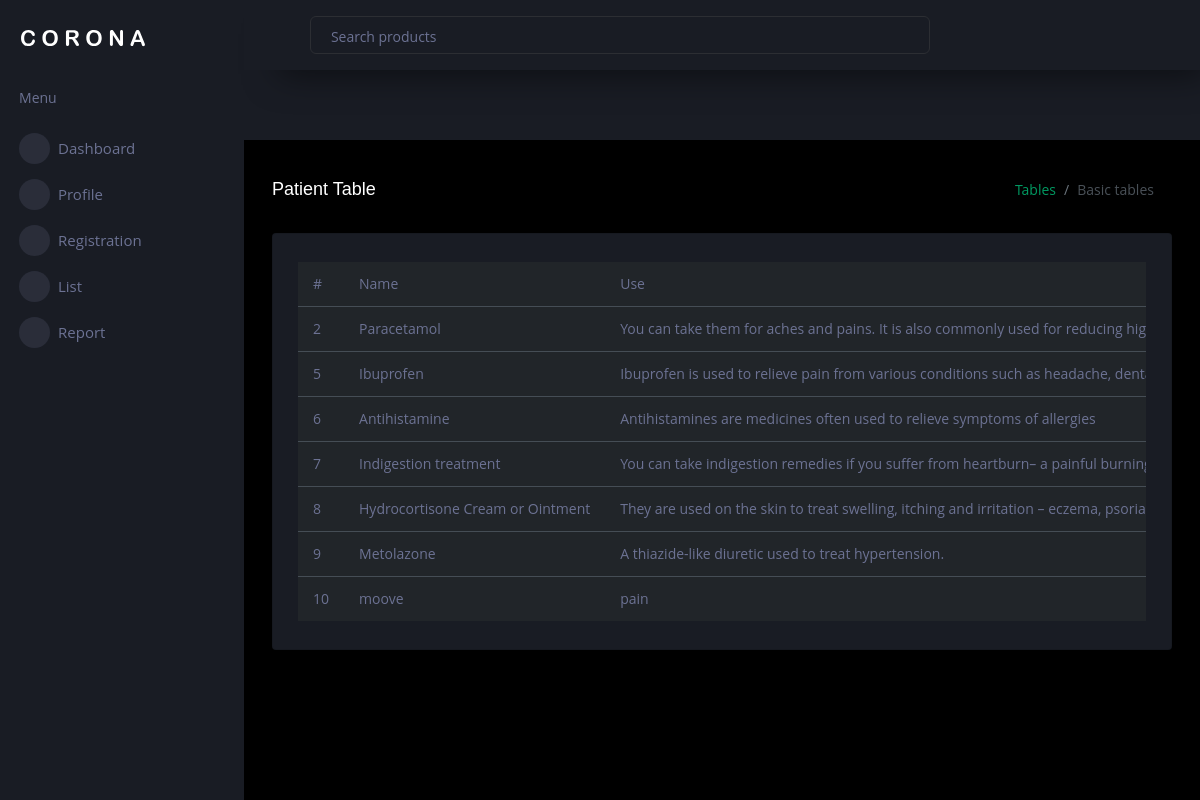
Page /website/hadminmedicinelist/ (signed in) on the committed database.
### website/models.py (models this page shows, shortened)
class medicine(models.Model):
    name=models.CharField(max_length=246)
    use=models.CharField(max_length=246)
    price=models.CharField(max_length=246)

### website/views.py (the view)
# urls.py: path('hadminmedicinelist/',views.hadminmedicinelist, name="hadminmedicinelist"),
def hadminmedicinelist (request):
    hload=hadmin.objects.filter(id=request.session["hadmin_id"])
    ml=medicine.objects.all()
    return render(request,"list/hadminmedicinelist.html",{"admindetials":hload,"medicinelists":ml})

### media/templates/list/hadminmedicinelist.html (shortened to what this page needs)
{% extends 'master/hadminhome.html' %}
{% load static %}
{% block dynamic_page %}
<head>
  <link rel="stylesheet" href="{% static 'vendors/mdi/css/materialdesignicons.min.css' %}">
  <link rel="stylesheet" href="{% static 'vendors/css/vendor.bundle.base.css' %}">
  <link rel="stylesheet" href="{% static 'css/style.css' %}">
</head>
    <div class="container-scroller">
        <div class="main-panel">
          <div class="content-wrapper">
            <div class="page-header">
              <h3 class="page-title"> Patient Table </h3>
              <nav aria-label="breadcrumb">
                <ol class="breadcrumb">
                  <li class="breadcrumb-item"><a href="#">Tables</a></li>
                  <li class="breadcrumb-item active" aria-current="page">Basic tables</li>
                </ol>
              </nav>
            </div>
            <div class="row">
              <div class="col-lg-12 grid-margin stretch-card">
                <div class="card">
                  <div class="card-body">
                    <div class="table-responsive">
                      <table class="table table-dark">
                        <thead>
                          <tr>
                            <th> # </th>
                            <th> Name </th>
                            <th> Use </th>
                          </tr>
                        </thead>
                        <tbody>
                          {% for medicine in medicinelists %}
                          <tr>
                            <td>{{medicine.id}} </td>
                            <td>{{medicine.name}}</td>
                            <td>{{medicine.use}}</td>
                          </tr>
                          {% endfor %}
                        </tbody>
                      </table>
                    </div>
                  </div>
                </div>
              </div>
            </div>
          </div>
        </div>
      </div>
    </div>
    {% endblock %}

### assets/asset1/css/style.css (style rules this page uses)
body { font-family: "Open Sans", sans-serif; color: #444444; }
a { color: #009961; text-decoration: none; }
h1, h2, h3, h4, h5, h6 { font-family: "Raleway", sans-serif; }

### rows in the picture
medicine: id "2", name "Paracetamol", use "You can take them for aches and pains. It is also commonly used for reducing…"
medicine: id "5", name "Ibuprofen", use "Ibuprofen is used to relieve pain from various conditions such as headache,…"
medicine: id "6", name "Antihistamine", use "Antihistamines are medicines often used to relieve symptoms of allergies"
medicine: id "7", name "Indigestion treatment", use "You can take indigestion remedies if you suffer from heartburn– a painful…"
medicine: id "8", name "Hydrocortisone Cream or Ointment", use "They are used on the skin to treat swelling, itching and irritation – eczema,…"
medicine: id "9", name "Metolazone", use "A thiazide-like diuretic used to treat hypertension."
medicine: id "10", name "moove", use "pain"
